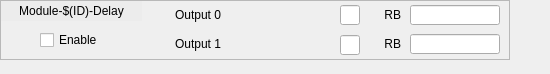
<?xml version="1.0" encoding="UTF-8"?>
<ui version="4.0">
 <class>Form</class>
 <widget class="QWidget" name="Form">
  <property name="geometry">
   <rect>
    <x>0</x>
    <y>0</y>
    <width>550</width>
    <height>74</height>
   </rect>
  </property>
  <property name="windowTitle">
   <string>Form</string>
  </property>
  <widget class="QFrame" name="frame">
   <property name="geometry">
    <rect>
     <x>0</x>
     <y>0</y>
     <width>510</width>
     <height>60</height>
    </rect>
   </property>
   <property name="frameShape">
    <enum>QFrame::StyledPanel</enum>
   </property>
   <property name="frameShadow">
    <enum>QFrame::Raised</enum>
   </property>
   <widget class="caLabel" name="calabel">
    <property name="geometry">
     <rect>
      <x>1</x>
      <y>1</y>
      <width>141</width>
      <height>20</height>
     </rect>
    </property>
    <property name="styleSheet">
     <string notr="true">background-color: rgb(236, 236, 236, 255);</string>
    </property>
    <property name="text">
     <string>Module-$(ID)-Delay</string>
    </property>
    <property name="alignment">
     <set>Qt::AlignCenter</set>
    </property>
   </widget>
   <widget class="QLabel" name="label_19">
    <property name="geometry">
     <rect>
      <x>160</x>
      <y>5</y>
      <width>61</width>
      <height>20</height>
     </rect>
    </property>
    <property name="text">
     <string>Output 0</string>
    </property>
    <property name="alignment">
     <set>Qt::AlignRight|Qt::AlignTrailing|Qt::AlignVCenter</set>
    </property>
   </widget>
   <widget class="QLabel" name="label_32">
    <property name="geometry">
     <rect>
      <x>380</x>
      <y>5</y>
      <width>21</width>
      <height>20</height>
     </rect>
    </property>
    <property name="text">
     <string>RB</string>
    </property>
    <property name="alignment">
     <set>Qt::AlignRight|Qt::AlignTrailing|Qt::AlignVCenter</set>
    </property>
   </widget>
   <widget class="caLineEdit" name="calineedit_11">
    <property name="geometry">
     <rect>
      <x>410</x>
      <y>5</y>
      <width>90</width>
      <height>20</height>
     </rect>
    </property>
    <property name="alignment">
     <set>Qt::AlignLeading|Qt::AlignLeft|Qt::AlignVCenter</set>
    </property>
    <property name="channel" stdset="0">
     <string notr="true">$(EVR):UnivDlyModule$(ID)-Delay0-RB</string>
    </property>
    <property name="unitsEnabled">
     <bool>true</bool>
    </property>
   </widget>
   <widget class="QLabel" name="label_20">
    <property name="geometry">
     <rect>
      <x>160</x>
      <y>34</y>
      <width>61</width>
      <height>20</height>
     </rect>
    </property>
    <property name="text">
     <string>Output 1</string>
    </property>
    <property name="alignment">
     <set>Qt::AlignRight|Qt::AlignTrailing|Qt::AlignVCenter</set>
    </property>
   </widget>
   <widget class="caLineEdit" name="calineedit_12">
    <property name="geometry">
     <rect>
      <x>410</x>
      <y>34</y>
      <width>90</width>
      <height>20</height>
     </rect>
    </property>
    <property name="alignment">
     <set>Qt::AlignLeading|Qt::AlignLeft|Qt::AlignVCenter</set>
    </property>
    <property name="channel" stdset="0">
     <string notr="true">$(EVR):UnivDlyModule$(ID)-Delay1-RB</string>
    </property>
    <property name="unitsEnabled">
     <bool>true</bool>
    </property>
   </widget>
   <widget class="QLabel" name="label_33">
    <property name="geometry">
     <rect>
      <x>380</x>
      <y>34</y>
      <width>21</width>
      <height>20</height>
     </rect>
    </property>
    <property name="text">
     <string>RB</string>
    </property>
    <property name="alignment">
     <set>Qt::AlignRight|Qt::AlignTrailing|Qt::AlignVCenter</set>
    </property>
   </widget>
   <widget class="caLed" name="caled">
    <property name="geometry">
     <rect>
      <x>10</x>
      <y>30</y>
      <width>20</width>
      <height>20</height>
     </rect>
    </property>
    <property name="channel" stdset="0">
     <string notr="true">$(EVR):UnivDlyModule$(ID)-Ena-RB</string>
    </property>
    <property name="falseColor">
     <color>
      <red>200</red>
      <green>200</green>
      <blue>200</blue>
     </color>
    </property>
    <property name="trueColor">
     <color>
      <red>0</red>
      <green>205</green>
      <blue>0</blue>
     </color>
    </property>
    <property name="undefinedColor">
     <color>
      <red>255</red>
      <green>255</green>
      <blue>255</blue>
     </color>
    </property>
   </widget>
   <widget class="caToggleButton" name="catogglebutton">
    <property name="geometry">
     <rect>
      <x>40</x>
      <y>30</y>
      <width>101</width>
      <height>20</height>
     </rect>
    </property>
    <property name="text">
     <string>Enable</string>
    </property>
    <property name="channel" stdset="0">
     <string notr="true">$(EVR):UnivDlyModule$(ID)-Ena-SP</string>
    </property>
   </widget>
   <widget class="caSpinbox" name="caspinbox_2">
    <property name="geometry">
     <rect>
      <x>230</x>
      <y>5</y>
      <width>111</width>
      <height>20</height>
     </rect>
    </property>
    <property name="toolTip">
     <string>How long does a pulse state stay active</string>
    </property>
    <property name="channel" stdset="0">
     <string notr="true">$(EVR):UnivDlyModule$(ID)-Delay0-SP</string>
    </property>
    <property name="background">
     <color>
      <red>212</red>
      <green>219</green>
      <blue>157</blue>
     </color>
    </property>
    <property name="fixedFormat">
     <bool>false</bool>
    </property>
   </widget>
   <widget class="caSpinbox" name="caspinbox_3">
    <property name="geometry">
     <rect>
      <x>230</x>
      <y>35</y>
      <width>111</width>
      <height>20</height>
     </rect>
    </property>
    <property name="toolTip">
     <string>How long does a pulse state stay active</string>
    </property>
    <property name="channel" stdset="0">
     <string notr="true">$(EVR):UnivDlyModule$(ID)-Delay1-SP</string>
    </property>
    <property name="background">
     <color>
      <red>212</red>
      <green>219</green>
      <blue>157</blue>
     </color>
    </property>
    <property name="fixedFormat">
     <bool>false</bool>
    </property>
   </widget>
   <widget class="caLineEdit" name="calineedit_13">
    <property name="geometry">
     <rect>
      <x>340</x>
      <y>5</y>
      <width>20</width>
      <height>20</height>
     </rect>
    </property>
    <property name="alignment">
     <set>Qt::AlignLeading|Qt::AlignLeft|Qt::AlignVCenter</set>
    </property>
    <property name="channel" stdset="0">
     <string notr="true">$(EVR):UnivDlyModule$(ID)-Delay0-SP.EGU</string>
    </property>
    <property name="unitsEnabled">
     <bool>false</bool>
    </property>
   </widget>
   <widget class="caLineEdit" name="calineedit_14">
    <property name="geometry">
     <rect>
      <x>340</x>
      <y>35</y>
      <width>20</width>
      <height>20</height>
     </rect>
    </property>
    <property name="alignment">
     <set>Qt::AlignLeading|Qt::AlignLeft|Qt::AlignVCenter</set>
    </property>
    <property name="channel" stdset="0">
     <string notr="true">$(EVR):UnivDlyModule$(ID)-Delay1-SP.EGU</string>
    </property>
    <property name="unitsEnabled">
     <bool>false</bool>
    </property>
   </widget>
  </widget>
 </widget>
 <customwidgets>
  <customwidget>
   <class>caToggleButton</class>
   <extends>QCheckBox</extends>
   <header>caToggleButton</header>
  </customwidget>
  <customwidget>
   <class>caSpinbox</class>
   <extends>QFrame</extends>
   <header>caSpinbox</header>
  </customwidget>
  <customwidget>
   <class>caLabel</class>
   <extends>QLabel</extends>
   <header>caLabel</header>
  </customwidget>
  <customwidget>
   <class>caLed</class>
   <extends>QWidget</extends>
   <header>caLed</header>
  </customwidget>
  <customwidget>
   <class>caLineEdit</class>
   <extends>QLineEdit</extends>
   <header>caLineEdit</header>
  </customwidget>
 </customwidgets>
 <resources/>
 <connections/>
</ui>
